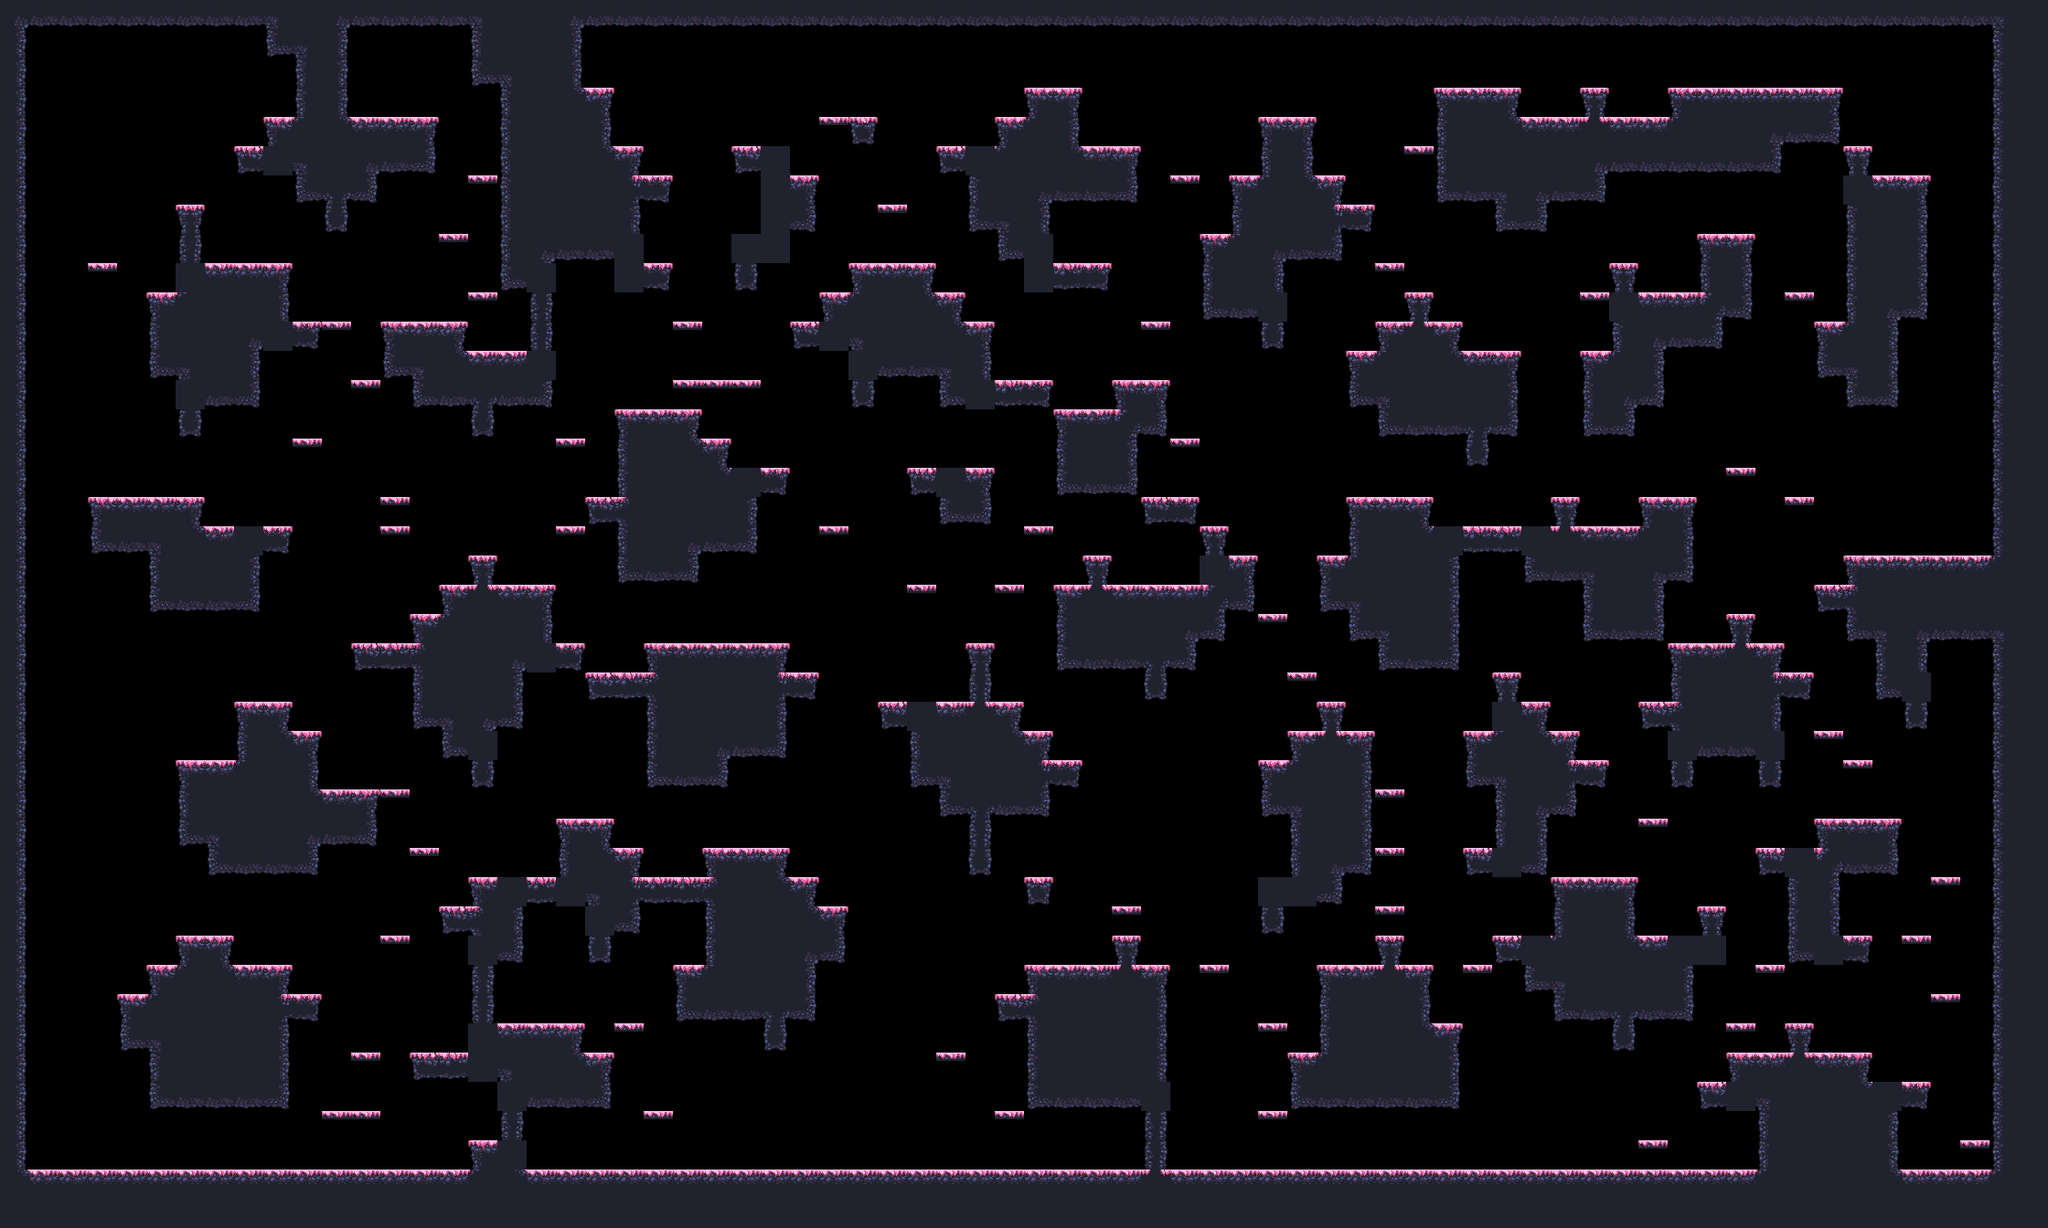

Tiled map render using the project's own tile images. Description and the map definition, with tile-layer contents summarised, below:
An orthogonal 70x42 tile map with 32x32 px tiles, 1 tile layer (main) and 17 objects (9x spawn, spawnPlayer0, spawnCrown0, spawnPlayer1, spawnCrown1, ...).

<map compressionlevel="0" height="42" infinite="0" nextlayerid="3" nextobjectid="4" orientation="orthogonal" renderorder="right-down" tiledversion="1.3.2" tileheight="32" tilewidth="32" version="1.2" width="70">
 <tileset firstgid="1" source="forest_spring_tile_set.tsx" />
 <layer height="42" id="1" name="main" width="70">
  <data>[2940 cells, 1239 non-empty, 26 distinct tile ids]</data>
 </layer>
 <objectgroup id="2" name="objects"><object id="1" name="spawnPlayer0" x="160" y="272.0" /><object id="2" name="spawnCrown0" x="256" y="112.0" /><object id="3" name="spawnPlayer1" x="2048" y="112.0" /><object id="4" name="spawnCrown1" x="1792" y="80.0" /><object id="5" name="spawnPlayer2" x="128" y="1232.0" /><object id="6" name="spawnCrown2" x="96" y="1232.0" /><object id="7" name="spawnPlayer3" x="2144" y="1232.0" /><object id="8" name="spawnCrown3" x="2144" y="1232.0" /><object id="9" name="spawn" x="2048" y="848.0" /><object id="10" name="spawn" x="1216" y="976.0" /><object id="11" name="spawn" x="160" y="496.0" /><object id="12" name="spawn" x="416" y="816.0" /><object id="13" name="spawn" x="384" y="816.0" /><object id="14" name="spawn" x="928" y="1232.0" /><object id="15" name="spawn" x="800" y="432.0" /><object id="16" name="spawn" x="1376" y="1232.0" /><object id="17" name="spawn" x="1120" y="368.0" /></objectgroup></map>
